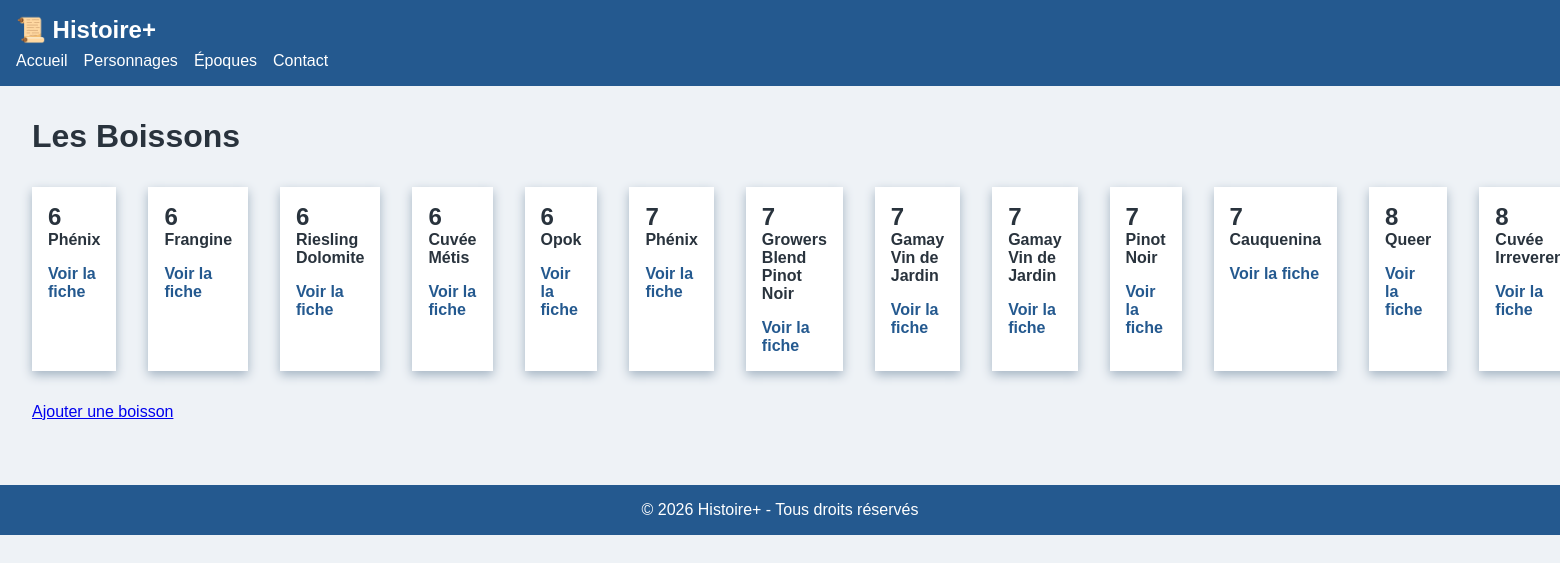
Page /boisson/index.php on the committed database.
### tables this page shows
CREATE TABLE "boisson" (
	"id"	INTEGER,
	"categorie_id"	INTEGER,
	"origine"	TEXT,
	"nom"	TEXT,
	"anne"	INTEGER,
	"extra"	TEXT,
	"pays"	TEXT,
	"prix"	INTEGER,
	"created_at"	TEXT DEFAULT current_timestamp,
	"updated_at"	TEXT DEFAULT current_timestamp,
	PRIMARY KEY("id")
);

### public/boisson/index.php (the view, shortened to what this page needs)
<?php
$bd = "../../database/db.sqlite";
$pdo = new PDO("sqlite:" . $bd);
$stmt = $pdo->prepare("SELECT * FROM boisson");
$stmt->execute();
$boisson = '';
$boisson .= '<div class="cards">';
while ($enr = $stmt->fetch()) {
    $types = [
        "Entrées",
        "Plats principaux - viande",
        "Plats principaux - poissons et fruits de mer",
        "Plats principaux - végétarien",
        "Desserts",
        "vin blanc",
        "vin rouge",
        "vin orange et nature",
        "vin mousseux",
        "spiritueux et digestifs",
    ];
    $boisson .= '<article class="card">';
    foreach ($types as $i => $type) {
        if ($enr['categorie_id'] == $i) {
            $boisson .= '<h2>' . $i . '</h2>';
        }
    }
    $boisson .= '<h4>' . $enr['nom'] . '</h4>';
    $boisson .= '<a href="fiche.php?id=' . $enr['id'] . '">Voir la fiche</a>';
    $boisson .= '</article>';
}
$boisson .= '</div>';
$ajout = '';
$ajout .= '<a href="ajout.php?id=' . $enr['id'] . '">Ajouter une boisson</a>';
?>
<!DOCTYPE html>
<html lang="fr">
<head>
    <link rel="stylesheet" href="../css/styles.css">
</head>
<body>
    <header>
        <div class="logo">📜 Histoire+</div>
        <nav>
            <ul>
                <li><a href="../index.php">Accueil</a></li>
                <li><a href="#">Personnages</a></li>
                <li><a href="#">Époques</a></li>
                <li><a href="#">Contact</a></li>
            </ul>
        </nav>
    </header>
    <main class="home">
        <h1>Les Boissons</h1>
        <?php echo $boisson; ?>
        <?php echo $ajout; ?>
    </main>
    <footer>
        <p>© 2026 Histoire+ - Tous droits réservés</p>
    </footer>
</body>
</html>

### public/css/styles.css (style rules this page uses)
:root { --couleur-primaire: hsl(210, 60%, 35%); --couleur-secondaire: hsl(45, 80%, 50%); --couleur-fond: hsl(210, 30%, 95%); --couleur-texte: hsl(210, 20%, 20%); --ombre: 0 4px 10px hsl(210, 20%, 70%); }
* { margin: 0; padding: 0; box-sizing: border-box; }
body { font-family: Arial, sans-serif; background: var(--couleur-fond); color: var(--couleur-texte); }
main { display: flex; padding: 2rem; gap: 2rem; }
.home { flex-direction: column; }
footer { text-align: center; padding: 1rem; background: var(--couleur-primaire); color: white; margin-top: 2rem; }

### rows in the picture
boisson: i "6", nom "Phénix"
boisson: i "6", nom "Frangine"
boisson: i "6", nom "Riesling Dolomite"
boisson: i "6", nom "Cuvée Métis"
boisson: i "6", nom "Opok"
boisson: i "7", nom "Phénix"
boisson: i "7", nom "Growers Blend Pinot Noir"
boisson: i "7", nom "Gamay Vin de Jardin"
boisson: i "7", nom "Gamay Vin de Jardin"
boisson: i "7", nom "Pinot Noir"
boisson: i "7", nom "Cauquenina"
boisson: i "8", nom "Queer"
boisson: i "8", nom "Cuvée…"
